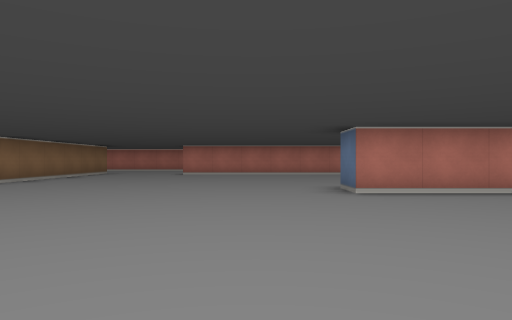
[1] (above)

24 first-person views from a walk through a cub3D maze. The camera is about half as high as the walls, looks level and sees 70° across. The floor is counted in squares. Each view is taken from the middle of a square. On the plan, view 1 faces up. The plan holds only what a view shows up to about 9 squares ahead; the rest is blank.

[2]
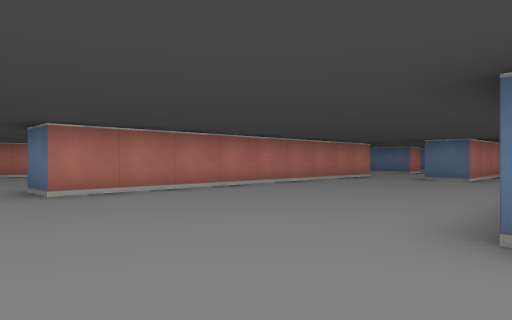

[3]
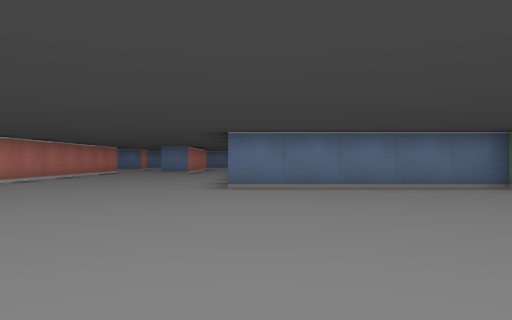

[4]
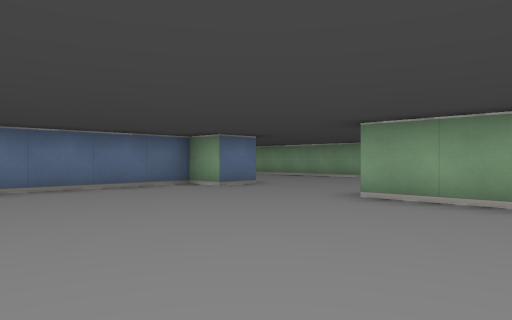

[5]
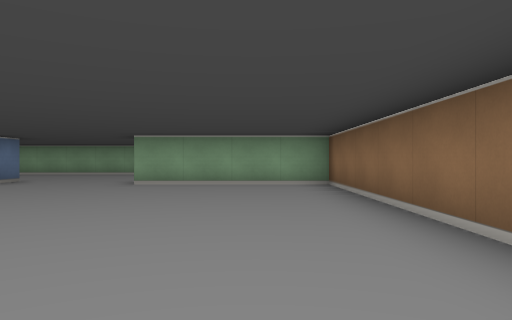

[6]
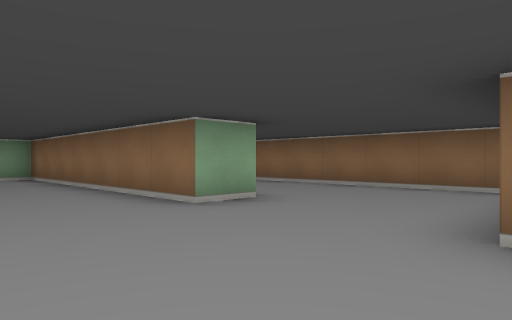

[7]
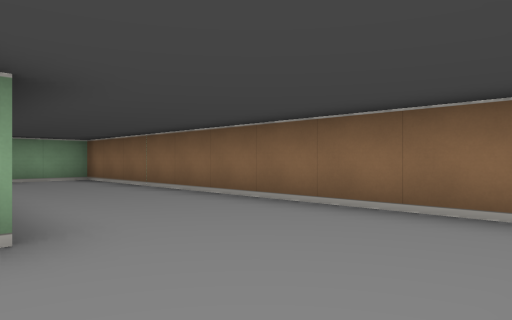

[8]
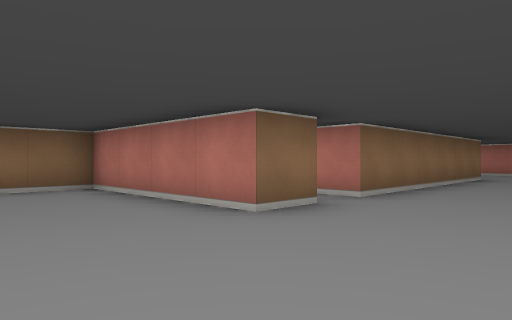

[9]
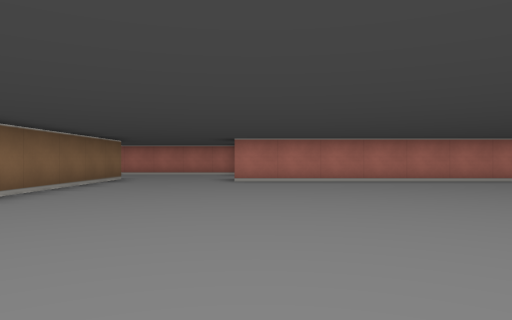

[10]
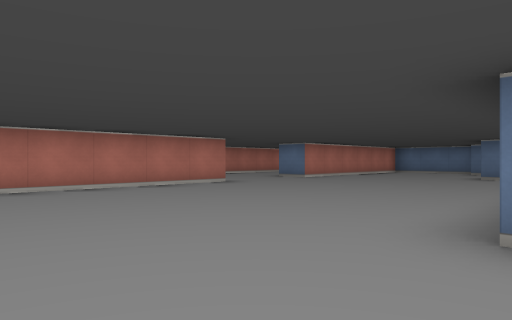

[11]
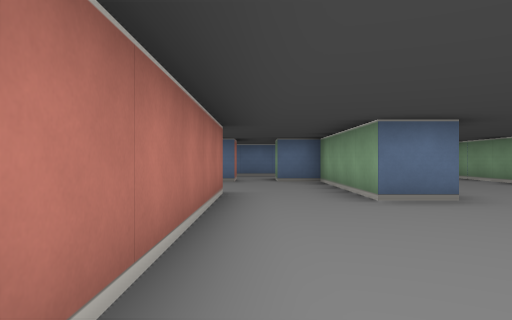

[12]
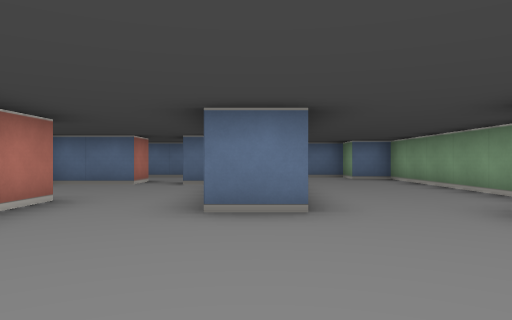

[13]
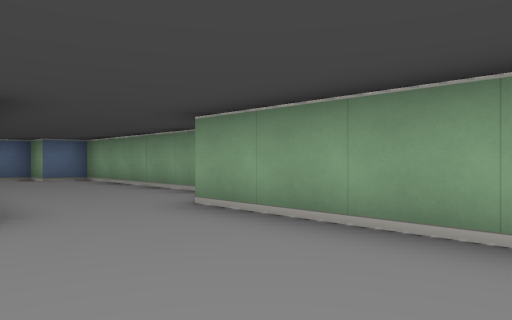

[14]
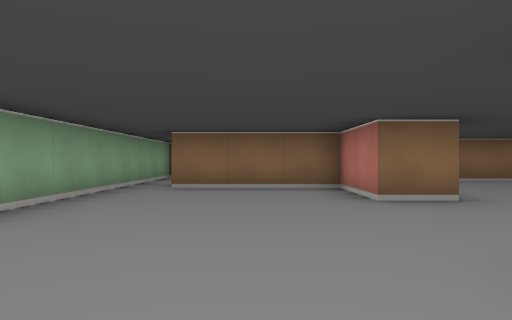

[15]
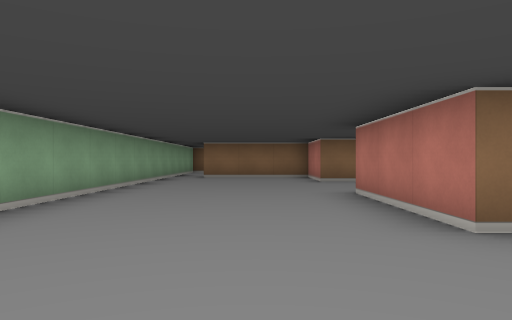

[16]
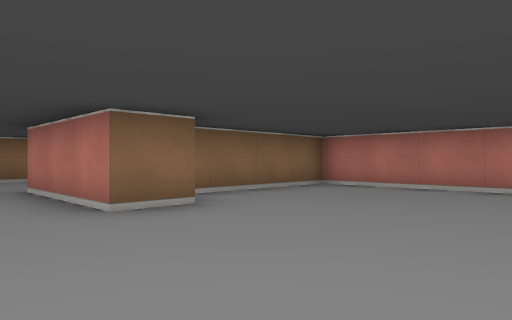

[17]
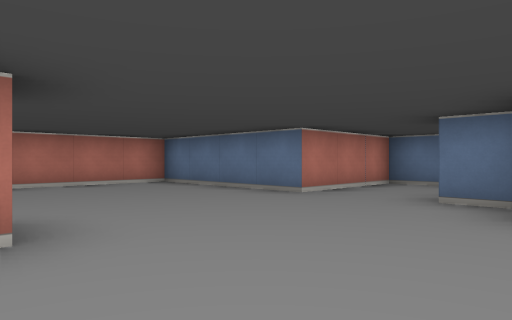

[18]
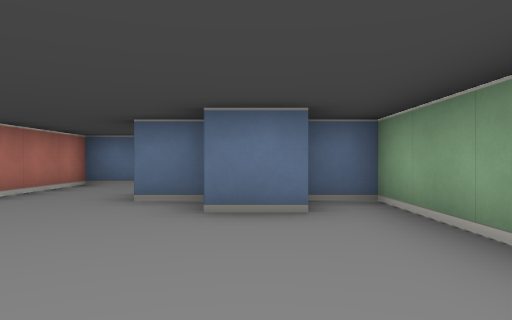

[19]
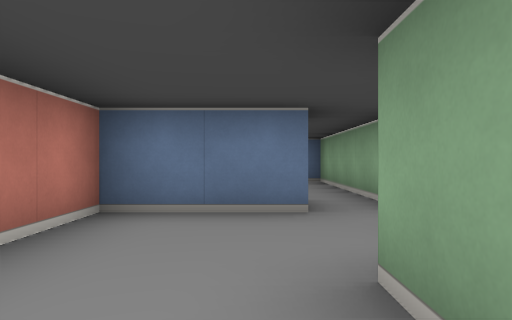

[20]
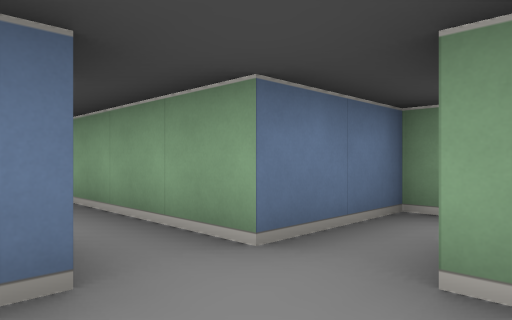

[21]
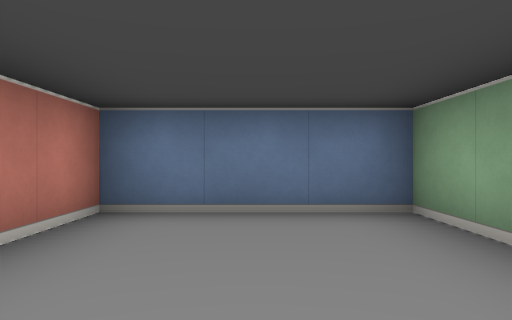

[22]
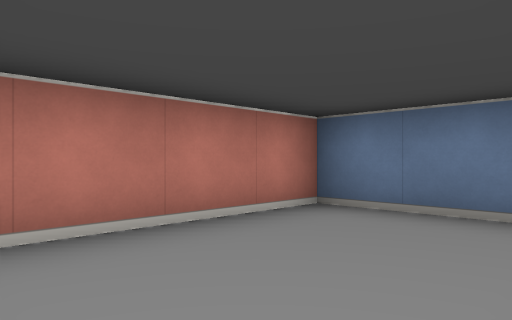

[23]
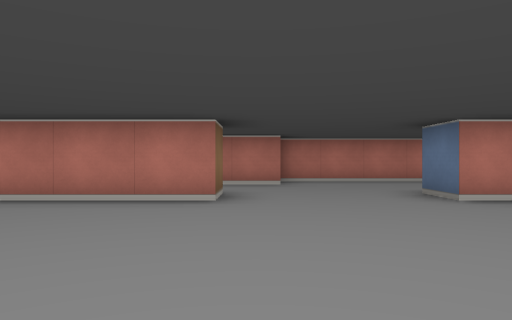

[24]
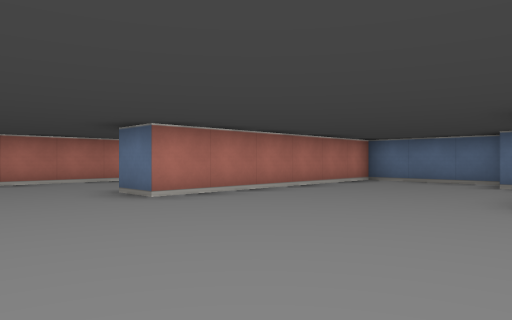

### Floor plan
Key: @ floor where view 1 was taken; # wall or solid block; . floor.
Columns run from 10 left of view 1 to 17 right of it. Each row starts with its distance up from view 1.
 17                #####
 16               ##....
 15               .....
 14               .....
 13     #...#######...#######
 12     #...................#
 11     #...................#
 10     #...................#
  9     #..................##
  8     #...............#
  7     .............      .#
  6 #####.......#########...#
  5 #........................
  4 #.......................#
  3 #...................#####
  2 #...#.....................
  1 #...#......................#
  0 #...#.....@..#######......##
 -1 #...#........#.....########
 -2 #...#........#.....#
 -3 #.. #........#.....#
 -4 #.. #........#.....#########
 -5 #########...###.......#....#
 -6       #...............#....#
 -7       #............#.......#
 -8       #...........###.######
 -9     ...............# .#
-10     ##########  #######

Where each view was taken, in squares from view 1:
view 1: 0 up, 0 right, facing up
view 2: 0 up, 0 right, facing up-right
view 3: 0 up, 4 left, facing right
view 4: 0 up, 4 left, facing down-right
view 5: 3 up, 4 left, facing down
view 6: 6 up, 3 left, facing down-left
view 7: 5 up, 6 left, facing down-left
view 8: 3 up, 3 left, facing up-left
view 9: 4 up, 2 left, facing up
view 10: 6 up, 1 left, facing up-right
view 11: 5 up, 5 right, facing right
view 12: 3 up, 6 right, facing right
view 13: 3 up, 6 right, facing down-right
view 14: 7 down, 3 right, facing left
view 15: 7 down, 7 right, facing left
view 16: 7 down, 8 right, facing up-left
view 17: 8 down, 4 right, facing up-right
view 18: 8 down, 4 right, facing right
view 19: 6 down, 8 right, facing right
view 20: 6 down, 10 right, facing down-right
view 21: 6 down, 13 right, facing right
view 22: 7 down, 13 right, facing up-right
view 23: 8 up, 5 right, facing up
view 24: 8 up, 5 right, facing up-right
